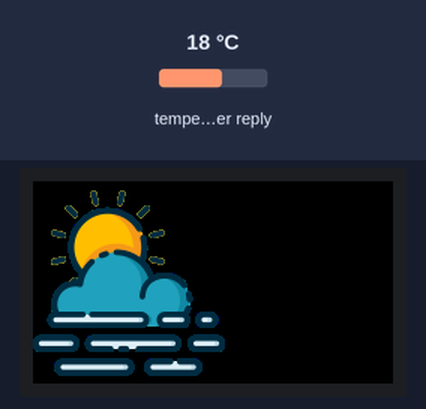
The program below on a simulated ESP32-S2. On the bench: 240×135 colour display. The test bench sets the inputs (shaded band); at power-on: temperature in the weather reply 18 °C. WiFi joins after 1.5 s; servers stay silent unless stated; web services answer with replies made up by the test bench; what the program prints to the serial monitor is not drawn.

Above: at 0.3 s.
At 2.8 s:
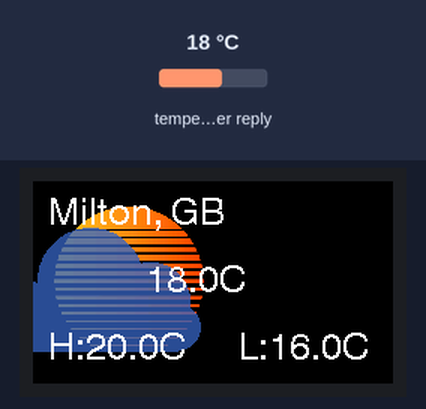

The program:

main.cpp
```cpp
#include <Arduino.h>
#include <TFT_eSPI.h>
#include <WiFi.h>
#include <ArduinoHttpClient.h>
#include <ArduinoJson.h>

#include "cloudy.h"
#include "haze.h"
#include "rain.h"
#include "snowy.h"
#include "sunny.h"
#include "thunder.h"

#include "secrets.h"

TFT_eSPI tft = TFT_eSPI();
TFT_eSprite textSprite = TFT_eSprite(&tft);

const char *location = "Milton,US";
const char *units = "metric";
int port = 80;

///////please enter your sensitive data in the secrets.h
/////// Wifi Settings ///////
char ssid[] = SECRET_SSID;
char pass[] = SECRET_PASS;
char api_key[] = SECRET_OPEN_WEATHER_KEY;

void scanWiFi()
{
  Serial.println("scan start");

  // WiFi.scanNetworks will return the number of networks found
  int n = WiFi.scanNetworks();
  Serial.println("scan done");
  if (n == 0)
  {
    Serial.println("no networks found");
  }
  else
  {
    Serial.print(n);
    Serial.println(" networks found");
    for (int i = 0; i < n; ++i)
    {
      // Print SSID and RSSI for each network found
      Serial.print(i + 1);
      Serial.print(": ");
      Serial.print(WiFi.SSID(i));
      Serial.print(" (");
      Serial.print(WiFi.RSSI(i));
      Serial.print(")");
      Serial.println((WiFi.encryptionType(i) == WIFI_AUTH_OPEN) ? " " : "*");
      delay(10);
    }
  }
  Serial.println("");
}

void initWiFi()
{
  WiFi.mode(WIFI_STA);
  WiFi.begin(ssid, pass);
  Serial.print("Connecting to WiFi ..");
  while (WiFi.status() != WL_CONNECTED)
  {
    Serial.print('.');
    delay(1000);
  }
  Serial.println(WiFi.localIP());
}

// TODO: support all codes
// https://openweathermap.org/weather-conditions#Weather-Condition-Codes-2
void setBackground(char const *weather)
{
  if (strcmp(weather, "Haze") == 0)
  {
    tft.pushImage(0, 0, 240, 135, haze);
  }
  else if (strcmp(weather, "Clouds") == 0)
  {
    tft.pushImage(0, 0, 240, 135, cloudy);
  }
  else if (strcmp(weather, "Rain") == 0)
  {
    tft.pushImage(0, 0, 240, 135, rain);
  }
  else if (strcmp(weather, "Snow") == 0)
  {
    tft.pushImage(0, 0, 240, 135, snowy);
  }
  else if (strcmp(weather, "Clear") == 0)
  {
    tft.pushImage(0, 0, 240, 135, sunny);
  }
  else if (strcmp(weather, "Thunder") == 0)
  {
    tft.pushImage(0, 0, 240, 135, thunder);
  }

  /* more else if clauses */
  else /* default: */
  {
    tft.pushImage(0, 0, 240, 135, haze);
  }
}

void setup()
{
  Serial.begin(115200);
  Serial.print(F("Hello! Feather TFT Test"));

  // put your setup code here, to run once:
  tft.init();
  tft.setRotation(1);
  tft.setSwapBytes(true);
  tft.fillScreen(TFT_BLACK);

  tft.pushImage(0, 0, 240, 135, haze);

  // Set WiFi to station mode and disconnect from an AP if it was previously connected
  WiFi.mode(WIFI_STA);
  WiFi.disconnect();
  delay(100);

  // scanWiFi();

  initWiFi();
}

WiFiClient wifi; // or WiFiClientSecure for HTTPS
HttpClient client = HttpClient(wifi, "api.openweathermap.org", port);

void getWeather()
{
  char path[256];
  snprintf(path, sizeof(path), "/data/2.5/weather?q=%s&mode=json&units=%s&appid=%s", location, units, api_key);
  client.get(path);

  // read the status code and body of the response
  int statusCode = client.responseStatusCode();
  String response = client.responseBody();

  Serial.print("Status code: ");
  Serial.println(statusCode);
  Serial.print("Response: ");
  Serial.println(response);

  StaticJsonDocument<1024> doc;

  DeserializationError error = deserializeJson(doc, response);

  if (error)
  {
    Serial.print("deserializeJson() failed: ");
    Serial.println(error.c_str());
    return;
  }

  JsonObject weather_0 = doc["weather"][0];
  int weather_0_id = weather_0["id"];                // 721
  const char *weather_condition = weather_0["main"]; // "Haze"

  JsonObject main = doc["main"];
  float main_temp = main["temp"];             // 25.05
  float main_feels_like = main["feels_like"]; // 25.33
  float main_temp_min = main["temp_min"];     // 21.68
  float main_temp_max = main["temp_max"];     // 26.98
  int main_pressure = main["pressure"];       // 1018
  int main_humidity = main["humidity"];       // 66

  JsonObject sys = doc["sys"];
  int sys_type = sys["type"];               // 2
  long sys_id = sys["id"];                  // 2006620
  const char *sys_country = sys["country"]; // "US"

  const char *name = doc["name"]; // "Atlanta"

  setBackground(weather_condition);

  textSprite.createSprite(240, 135);
  textSprite.setSwapBytes(true);

  char location[128];
  snprintf(location, sizeof(location), "%s, %s", name, sys_country);
  textSprite.drawString(location, 10, 10, 4);

  char current_temp[16];
  snprintf(current_temp, sizeof(current_temp), "%.1fC", main_temp);
  textSprite.drawString(current_temp, 75, 55, 4);

  char range_temp[32];
  snprintf(range_temp, sizeof(range_temp), "H:%.1fC       L:%.1fC", main_temp_max, main_temp_min);
  textSprite.drawString(range_temp, 10, 100, 4);

  textSprite.pushSprite(0, 0, TFT_BLACK);
}

void loop()
{
  getWeather();
  delay(60000);
}
```

secrets.h
```cpp
// WiFi network name and password:
#define SECRET_SSID ""
#define SECRET_PASS ""

#define SECRET_OPEN_WEATHER_KEY ""
```

Source omitted: cloudy.h (data table, 313622 bytes), haze.h (data table, 313687 bytes), rain.h (data table, 313618 bytes), snowy.h (data table, 313620 bytes), sunny.h (data table, 313620 bytes), thunder.h (data table, 313624 bytes)
